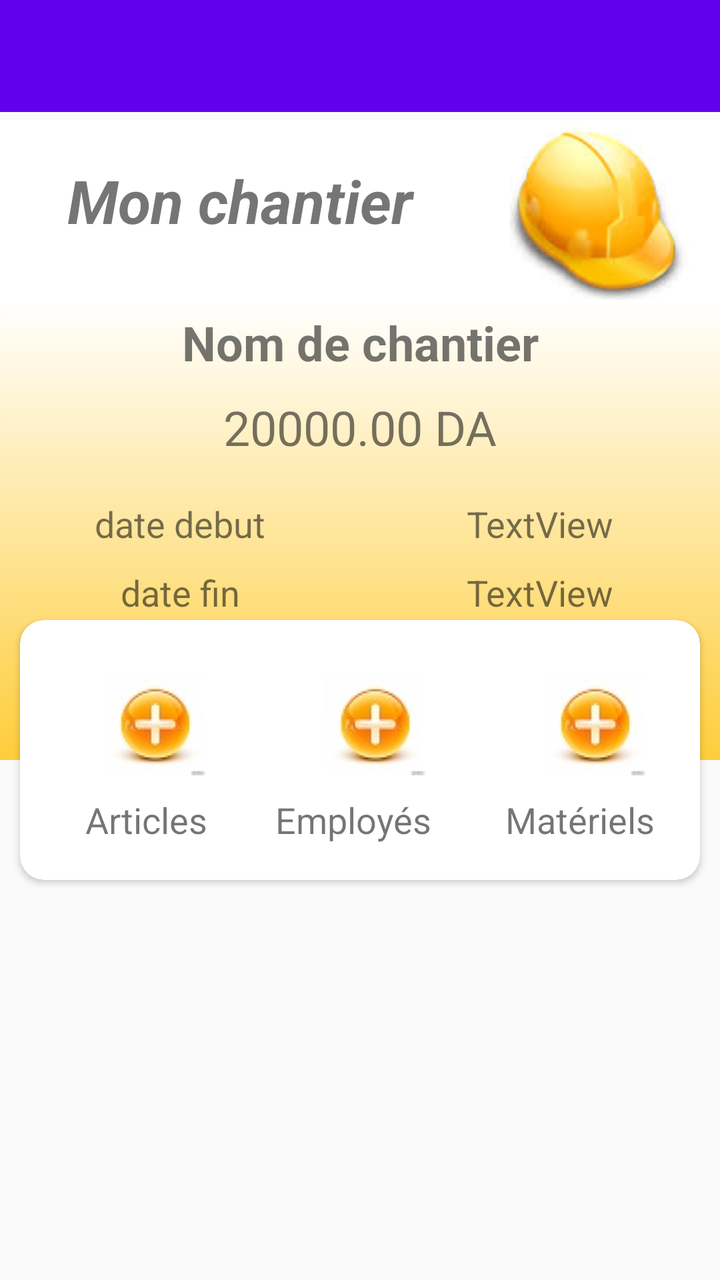
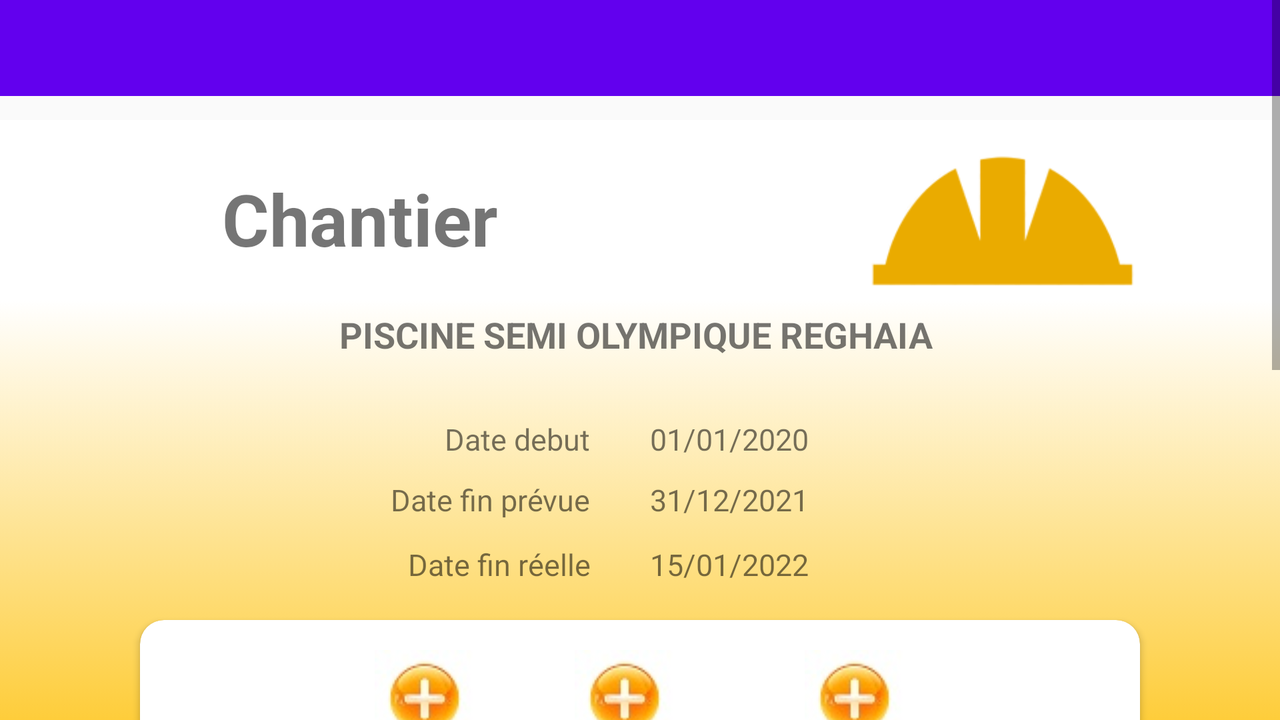

First picture: res/layout/ on a phone held upright. Second picture: the repository's own variant of that layout, on a device whose configuration matches the variant's folder. Source for both follows.
<!-- AndroidManifest.xml: application theme AppTheme -->
<!-- res/layout/activity_mon_chantier2.xml -->
<?xml version="1.0" encoding="utf-8"?>
<RelativeLayout xmlns:android="http://schemas.android.com/apk/res/android"
    xmlns:app="http://schemas.android.com/apk/res-auto"
    xmlns:tools="http://schemas.android.com/tools"
    android:orientation="vertical"
    android:layout_width="match_parent"
    android:layout_height="match_parent">

    <androidx.appcompat.widget.Toolbar
        android:id="@+id/toolbar2"
        android:layout_width="match_parent"
        android:layout_height="wrap_content"
        android:background="@color/colorPrimary"
        android:minHeight="?attr/actionBarSize"
        android:theme="@style/ThemeOverlay.AppCompat.Dark.ActionBar"
        app:popupTheme="@style/ThemeOverlay.AppCompat.Light"
        app:layout_constraintEnd_toEndOf="parent"
        app:layout_constraintStart_toStartOf="parent"
        app:layout_constraintTop_toTopOf="parent" />

    <LinearLayout
        android:layout_width="match_parent"
        android:layout_height="wrap_content"
        android:layout_marginTop="60dp"
        android:background="@color/design_default_color_background"
        android:gravity="right">

        <TextView
            android:id="@+id/textView27"
            android:layout_width="wrap_content"
            android:layout_height="wrap_content"
            android:layout_weight="1"
            android:gravity="center"
            android:paddingTop="20dp"
            android:text="Mon chantier"
            android:textSize="30sp"
            android:textStyle="bold|italic"
            app:fontFamily="@font/aclonica" />

        <ImageView
            android:layout_width="wrap_content"
            android:layout_height="90dp"
            android:src="@drawable/monchantier" />
    </LinearLayout>

    <RelativeLayout
        android:layout_width="match_parent"
        android:layout_height="230dp"
        android:layout_marginTop="150dp">

        <LinearLayout
            android:layout_width="match_parent"
            android:layout_height="350dp"
            android:background="@drawable/gardien_background"
            android:orientation="vertical">

            <TextView
                android:id="@+id/textView28"
                android:layout_width="match_parent"
                android:layout_height="wrap_content"
                android:gravity="center"
                android:padding="5dp"
                android:text="Nom de chantier"
                android:textSize="24sp"
                android:textStyle="bold"
                app:fontFamily="@font/aclonica" />

            <TextView
                android:id="@+id/textView31"
                android:layout_width="match_parent"
                android:layout_height="wrap_content"
                android:gravity="center"
                android:padding="5dp"
                android:text="20000.00 DA"
                android:textSize="24sp"
                app:fontFamily="@font/aclonica" />

            <LinearLayout
                android:layout_width="match_parent"
                android:layout_height="wrap_content"
                android:layout_marginTop="10dp"
                android:orientation="horizontal">

                <TextView
                    android:id="@+id/textView29"
                    android:layout_width="match_parent"
                    android:layout_height="wrap_content"
                    android:layout_weight="1"
                    android:gravity="center"
                    android:padding="5dp"
                    android:text="date debut"
                    android:textSize="18sp"
                    app:fontFamily="@font/aclonica" />

                <TextView
                    android:id="@+id/textView32"
                    android:layout_width="match_parent"
                    android:layout_height="wrap_content"
                    android:layout_weight="1"
                    android:gravity="center"
                    android:padding="5dp"
                    android:text="TextView"
                    android:textSize="18sp"
                    app:fontFamily="@font/aclonica" />
            </LinearLayout>

            <LinearLayout
                android:layout_width="match_parent"
                android:layout_height="wrap_content"
                android:orientation="horizontal">

                <TextView
                    android:id="@+id/textView30"
                    android:layout_width="match_parent"
                    android:layout_height="wrap_content"
                    android:layout_weight="1"
                    android:gravity="center"
                    android:padding="5dp"
                    android:text="date fin"
                    android:textSize="18sp"
                    app:fontFamily="@font/aclonica" />

                <TextView
                    android:id="@+id/textView33"
                    android:layout_width="match_parent"
                    android:layout_height="wrap_content"
                    android:layout_weight="1"
                    android:gravity="center"
                    android:padding="5dp"
                    android:text="TextView"
                    android:textSize="18sp"
                    app:fontFamily="@font/aclonica" />
            </LinearLayout>

        </LinearLayout>


    </RelativeLayout>

    <androidx.cardview.widget.CardView
        android:id="@+id/ajouter"
        android:layout_width="340dp"
        android:layout_height="130dp"
        android:layout_centerHorizontal="true"
        android:layout_marginTop="310dp"
        android:layout_weight="1"
        android:longClickable="false"
        app:cardCornerRadius="12dp">

        <RelativeLayout
            android:layout_width="match_parent"
            android:layout_height="match_parent"
            android:gravity="center"
            android:padding="10dp">

            <TextView
                android:id="@+id/textView3"
                android:layout_width="wrap_content"
                android:layout_height="wrap_content"
                android:layout_below="@id/ajoutArticle"

                android:layout_marginLeft="10dp"
                android:layout_marginTop="10dp"
                android:text="@string/articles"
                android:textSize="18sp"
                app:fontFamily="@font/aclonica" />

            <TextView
                android:id="@+id/ajoutempl"
                android:layout_width="wrap_content"
                android:layout_height="wrap_content"
                android:layout_below="@id/ajoutEmploye"

                android:layout_marginLeft="105dp"
                android:layout_marginTop="10dp"
                android:text="Employés"
                android:textSize="18sp"
                app:fontFamily="@font/aclonica" />

            <TextView
                android:id="@+id/ajoutMaterl"
                android:layout_width="wrap_content"
                android:layout_height="wrap_content"
                android:layout_below="@id/ajoutMateriel"
                android:layout_marginLeft="220dp"
                android:layout_marginTop="10dp"
                android:text="Matériels"
                android:textSize="18sp"
                app:fontFamily="@font/aclonica" />

            <ImageButton
                android:id="@+id/ajoutArticle"
                android:layout_width="50dp"
                android:layout_height="50dp"
                android:layout_marginLeft="20dp"
                android:layout_marginTop="10dp"
                android:adjustViewBounds="false"

                app:srcCompat="@drawable/ajouter" />

            <ImageButton
                android:id="@+id/ajoutEmploye"
                android:layout_width="50dp"
                android:layout_height="50dp"
                android:layout_marginLeft="130dp"
                android:layout_marginTop="10dp"
                app:srcCompat="@drawable/ajouter" />

            <ImageButton
                android:id="@+id/ajoutMateriel"
                android:layout_width="50dp"
                android:layout_height="50dp"
                android:layout_marginLeft="240dp"
                android:layout_marginTop="10dp"
                android:scaleType="center"
                android:visibility="visible"
                app:srcCompat="@drawable/ajouter" />

        </RelativeLayout>


    </androidx.cardview.widget.CardView>

    <androidx.constraintlayout.widget.ConstraintLayout
        android:layout_width="match_parent"
        android:layout_height="match_parent"
        android:layout_marginLeft="10dp"
        android:layout_marginTop="450dp"
        android:layout_marginRight="10dp">

        <ListView
            android:id="@+id/listeLot"
            android:layout_width="0dp"
            android:layout_height="wrap_content"
            android:layout_marginStart="10dp"
            android:layout_marginLeft="10dp"
            android:layout_marginEnd="10dp"
            android:layout_marginRight="10dp"
            app:layout_constraintEnd_toEndOf="parent"
            app:layout_constraintStart_toStartOf="parent"
            app:layout_constraintTop_toTopOf="parent"
            tools:ignore="MissingConstraints" />
    </androidx.constraintlayout.widget.ConstraintLayout>

</RelativeLayout>
<!-- resources referenced by this layout -->
<resources>
  <!-- drawable ajouter: jpg bitmap (drawable, 2087 bytes) -->
  <!-- drawable gardien_background (drawable) -->
  <?xml version="1.0" encoding="utf-8"?>
  <selector xmlns:android="http://schemas.android.com/apk/res/android">
      <item>
          <shape>
              <gradient
                  android:angle="90"
                  android:startColor="#C9FFC107"
                  android:endColor="#FFFFFF"
                  android:type="linear"
                  />
          </shape>
      </item>
  
  </selector>
  <!-- drawable monchantier: jpg bitmap (drawable, 2592 bytes) -->
  <string name="articles">Articles</string>
  <style name="AppTheme" parent="Theme.AppCompat.Light.NoActionBar">
          
          <item name="colorPrimary">@color/colorPrimary</item>
          <item name="colorPrimaryDark">@color/colorPrimaryDark</item>
          <item name="colorAccent">@color/colorAccent</item>
      </style>
</resources>
<!-- res/layout-normal-land/activity_mon_chantier2.xml (the author's variant of the layout above) -->
<!-- drawn on the phone turned sideways -->
<?xml version="1.0" encoding="utf-8"?>
<ScrollView xmlns:android="http://schemas.android.com/apk/res/android"
    xmlns:app="http://schemas.android.com/apk/res-auto"
    xmlns:tools="http://schemas.android.com/tools"
    android:orientation="vertical"
    android:layout_width="match_parent"
    android:layout_height="match_parent">
    <RelativeLayout
        android:layout_width="match_parent"
        android:layout_height="match_parent">
    <androidx.appcompat.widget.Toolbar
        android:id="@+id/toolbar2"
        android:layout_width="match_parent"
        android:layout_height="wrap_content"
        android:background="@color/colorPrimary"
        android:minHeight="?attr/actionBarSize"
        android:theme="@style/ThemeOverlay.AppCompat.Dark.ActionBar"
        app:popupTheme="@style/ThemeOverlay.AppCompat.Light"
        app:layout_constraintEnd_toEndOf="parent"
        app:layout_constraintStart_toStartOf="parent"
        app:layout_constraintTop_toTopOf="parent" />

    <FrameLayout
        android:layout_width="wrap_content"
        android:layout_height="wrap_content"
        android:layout_alignParentStart="true"
        android:layout_alignParentLeft="true"
        android:layout_marginStart="230dp"
        android:layout_marginLeft="230dp"
        android:layout_marginTop="11dp"
        app:layout_constraintStart_toStartOf="parent"
        app:layout_constraintTop_toTopOf="parent">

        <ImageButton
            android:id="@+id/docBtn"
            android:layout_width="35dp"
            android:layout_height="35dp"
            android:background="@color/colorPrimary"
            app:srcCompat="@drawable/ic_library_books_black_24dp" />
    </FrameLayout>

    <LinearLayout
        android:layout_width="match_parent"
        android:layout_height="wrap_content"
        android:layout_marginTop="60dp"
        android:background="@color/design_default_color_background"
        android:gravity="right">

        <TextView
            android:id="@+id/textView27"
            android:layout_width="wrap_content"
            android:layout_height="wrap_content"
            android:layout_weight="1"
            android:gravity="center"
            android:paddingTop="25dp"
            android:text="Chantier"
            android:textSize="36sp"
            android:textStyle="bold"
            app:fontFamily="sans-serif" />

        <ImageView
            android:layout_width="280dp"
            android:layout_height="90dp"
            android:src="@drawable/casque" />
    </LinearLayout>

    <RelativeLayout
        android:layout_width="match_parent"
        android:layout_height="210dp"
        android:layout_marginTop="150dp">

        <LinearLayout
            android:layout_width="match_parent"
            android:layout_height="340dp"
            android:background="@drawable/gardien_background"
            android:orientation="vertical">

            <TextView
                android:id="@+id/nomChantier"
                android:layout_width="match_parent"
                android:layout_height="wrap_content"
                android:gravity="center"
                android:padding="5dp"
                android:text="PISCINE SEMI OLYMPIQUE REGHAIA
"
                android:textSize="18sp"
                android:textStyle="bold"
                app:fontFamily="sans-serif" />

            <LinearLayout
                android:layout_width="match_parent"
                android:layout_height="wrap_content"
                android:layout_marginTop="20dp"
                android:orientation="horizontal">

                <TextView
                    android:id="@+id/textView29"
                    android:layout_width="match_parent"
                    android:layout_height="wrap_content"
                    android:layout_marginRight="20dp"
                    android:layout_weight="1"
                    android:gravity="right"
                    android:padding="5dp"
                    android:text="Date debut"
                    android:textSize="15sp"
                    app:fontFamily="sans-serif" />

                <TextView
                    android:id="@+id/date_debut"
                    android:layout_width="match_parent"
                    android:layout_height="wrap_content"
                    android:layout_weight="1"
                    android:gravity="center|left"
                    android:padding="5dp"
                    android:text="01/01/2020"
                    android:textSize="15sp"
                    app:fontFamily="sans-serif" />
            </LinearLayout>

            <LinearLayout
                android:layout_width="match_parent"
                android:layout_height="wrap_content"
                android:orientation="horizontal">

                <TextView
                    android:id="@+id/textView30"
                    android:layout_width="match_parent"
                    android:layout_height="wrap_content"
                    android:layout_marginRight="20dp"
                    android:layout_weight="1"
                    android:gravity="right"
                    android:padding="5dp"
                    android:text="Date fin prévue"
                    android:textSize="15sp"
                    app:fontFamily="sans-serif" />

                <TextView
                    android:id="@+id/date_fin_prev"
                    android:layout_width="match_parent"
                    android:layout_height="wrap_content"
                    android:layout_weight="1"
                    android:gravity="center|left"
                    android:padding="5dp"
                    android:text="31/12/2021"
                    android:textSize="15sp"
                    app:fontFamily="sans-serif" />
            </LinearLayout>

            <LinearLayout
                android:layout_width="match_parent"
                android:layout_height="wrap_content"
                android:layout_marginTop="2dp"
                android:orientation="horizontal">

                <TextView
                    android:id="@+id/dateReel"
                    android:layout_width="match_parent"
                    android:layout_height="wrap_content"
                    android:layout_marginRight="20dp"
                    android:layout_weight="1"
                    android:gravity="right"
                    android:padding="5dp"
                    android:text="Date fin réelle"
                    android:textSize="15sp"
                    app:fontFamily="sans-serif" />

                <TextView
                    android:id="@+id/date_fin_reel"
                    android:layout_width="match_parent"
                    android:layout_height="wrap_content"
                    android:layout_weight="1"
                    android:gravity="center|left"
                    android:padding="5dp"
                    android:text="15/01/2022"
                    android:textSize="15sp"
                    app:fontFamily="sans-serif" />
            </LinearLayout>

        </LinearLayout>


    </RelativeLayout>

    <androidx.cardview.widget.CardView
        android:id="@+id/ajouter"
        android:layout_width="500dp"
        android:layout_height="107dp"
        android:layout_centerHorizontal="true"
        android:layout_marginTop="310dp"
        android:layout_weight="1"
        android:longClickable="false"
        app:cardCornerRadius="12dp">

        <RelativeLayout
            android:layout_width="match_parent"
            android:layout_height="match_parent"
            android:gravity="center"
            android:padding="10dp">

            <TextView
                android:id="@+id/textView3"
                android:layout_width="wrap_content"
                android:layout_height="wrap_content"
                android:layout_below="@id/ajoutArticle"

                android:layout_marginLeft="10dp"
                android:layout_marginTop="10dp"
                android:text="@string/article"
                android:textSize="18sp"
                app:fontFamily="sans-serif" />

            <TextView
                android:id="@+id/ajoutempl"
                android:layout_width="wrap_content"
                android:layout_height="wrap_content"
                android:layout_below="@id/ajoutEmploye"

                android:layout_marginLeft="105dp"
                android:layout_marginTop="10dp"
                android:text="Employé"
                android:textSize="18sp"
                app:fontFamily="sans-serif" />

            <TextView
                android:id="@+id/ajoutMaterl"
                android:layout_width="wrap_content"
                android:layout_height="wrap_content"
                android:layout_below="@id/ajoutMateriel"
                android:layout_marginLeft="220dp"
                android:layout_marginTop="10dp"
                android:text="Matériel"
                android:textSize="18sp"
                app:fontFamily="sans-serif" />

            <ImageButton
                android:id="@+id/ajoutArticle"
                android:layout_width="50dp"
                android:layout_height="50dp"
                android:layout_marginLeft="10dp"
                android:layout_marginTop="5dp"
                android:adjustViewBounds="false"

                app:srcCompat="@drawable/ajouter" />

            <ImageButton
                android:id="@+id/ajoutEmploye"
                android:layout_width="50dp"
                android:layout_height="50dp"
                android:layout_marginLeft="110dp"
                android:layout_marginTop="5dp"
                app:srcCompat="@drawable/ajouter" />

            <ImageButton
                android:id="@+id/ajoutMateriel"
                android:layout_width="50dp"
                android:layout_height="50dp"
                android:layout_marginLeft="225dp"
                android:layout_marginTop="5dp"
                android:scaleType="center"
                android:visibility="visible"
                app:srcCompat="@drawable/ajouter" />

        </RelativeLayout>


    </androidx.cardview.widget.CardView>

    <androidx.constraintlayout.widget.ConstraintLayout
        android:layout_width="match_parent"
        android:layout_height="match_parent"
        android:layout_marginLeft="10dp"
        android:layout_marginTop="450dp"
        android:layout_marginRight="10dp">

        <ListView
            android:id="@+id/listeLot"
            android:layout_width="0dp"
            android:layout_height="250dp"
            android:layout_marginStart="10dp"
            android:layout_marginLeft="10dp"
            android:layout_marginEnd="10dp"
            android:layout_marginRight="10dp"
            app:layout_constraintEnd_toEndOf="parent"
            app:layout_constraintStart_toStartOf="parent"
            app:layout_constraintTop_toTopOf="parent"
            tools:ignore="MissingConstraints" />
    </androidx.constraintlayout.widget.ConstraintLayout>
    </RelativeLayout>
</ScrollView>
<!-- resources referenced by the variant -->
<!-- as the phone turned sideways resolves them -->
<resources>
  <!-- drawable ajouter: jpg bitmap (drawable, 2087 bytes) -->
  <!-- drawable casque: png bitmap (drawable, 19286 bytes) -->
  <!-- drawable gardien_background (drawable) -->
  <?xml version="1.0" encoding="utf-8"?>
  <selector xmlns:android="http://schemas.android.com/apk/res/android">
      <item>
          <shape>
              <gradient
                  android:angle="90"
                  android:startColor="#C9FFC107"
                  android:endColor="#FFFFFF"
                  android:type="linear"
                  />
          </shape>
      </item>
  
  </selector>
  <string name="article">Article</string>
  <style name="AppTheme" parent="Theme.AppCompat.Light.NoActionBar">
          
          <item name="colorPrimary">@color/colorPrimary</item>
          <item name="colorPrimaryDark">@color/colorPrimaryDark</item>
          <item name="colorAccent">@color/colorAccent</item>
      </style>
</resources>
